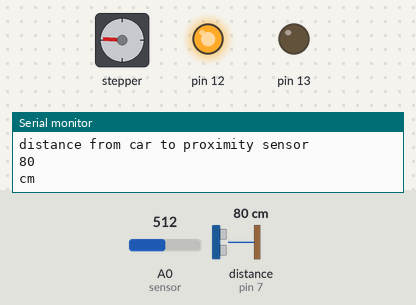
The sketch below on a simulated Arduino Uno, built with avr-gcc and run on an emulated ATmega328P. On the bench: stepper motor, output pins drawn as LEDs (lit = HIGH), the last lines printed to the serial monitor. Wiring (inferred from the names in the program): ultrasonic range finder: trigger pin 7; echo pin 7; stepper motor (2048 steps per turn assumed): coils pin 8, pin 9, pin 10, pin 11. Inputs (shaded band) come from the test bench; at power-on: distance to the obstacle (sensor on pin 7) 80 cm, A0 (sensor) = 512. The echo pulse lasts 58.3 µs per cm; pins used as bus, display or sensor lines are not drawn.

Above: at 6.1 s.
6.2 s: distance to the obstacle (sensor on pin 7) set to 5 cm
7.8 s: distance to the obstacle (sensor on pin 7) set to 3 cm
At 10.5 s:
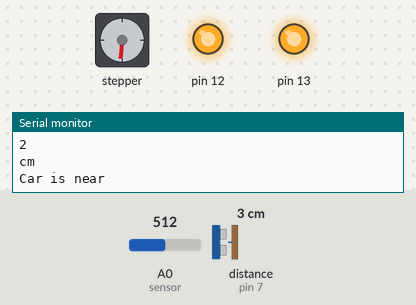
10.8 s: distance to the obstacle (sensor on pin 7) set to 4 cm
At 12.0 s:
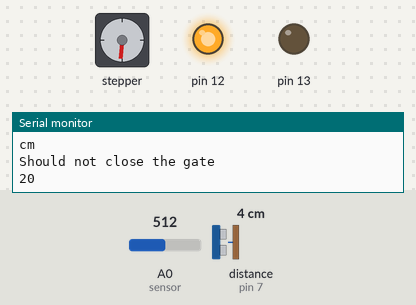
13.7 s: A0 (sensor) set to 370
15.2 s: A0 (sensor) set to 346
At 16.6 s:
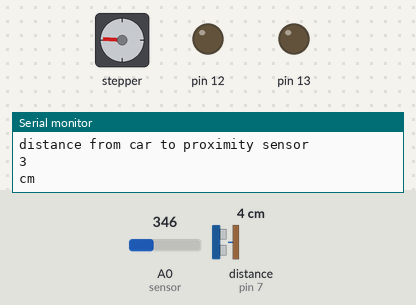
16.9 s: distance to the obstacle (sensor on pin 7) set to 2 cm
At 19.4 s:
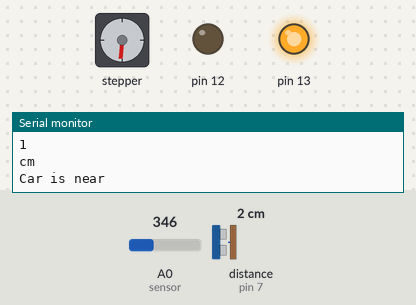
Timing chart, 0 to 20.8 s (numbered marks = the images above; inputs shaded):
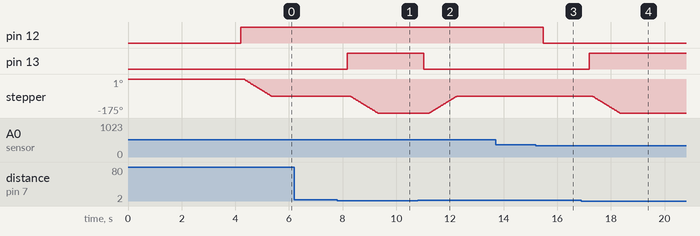

The sketch:

MotorAndSensor.ino
```cpp
/*
   BYJ48 Stepper motor code
   Connect :
   IN1 >> D8
   IN2 >> D9
   IN3 >> D10
   IN4 >> D11
   VCC ... 5V Prefer to use external 5V Source
   Gnd

  */

#define IN1  8
#define IN2  9
#define IN3  10
#define IN4  11
int Steps = 0;
boolean Direction = true;
unsigned long last_time;
unsigned long currentMillis ;
int constStep = 1000;
int closeGateSteps=constStep;
int openGateSteps=constStep;
long time;

//Proximity Sensor
const int proximitySensor = 7;

//Infra sensor
#define sensor A0 // Sharp IR GP2Y0A41SK0F (4-30cm, analog)


//
boolean carIsNear = false;
boolean firstTimeStart = true;
void setup()
{
Serial.begin(115200);
pinMode(IN1, OUTPUT);
pinMode(IN2, OUTPUT);
pinMode(IN3, OUTPUT);
pinMode(IN4, OUTPUT);
pinMode(13, OUTPUT);
pinMode(12, OUTPUT);

}
void loop()
{
  if (firstTimeStart) {
    delay(4000);
    firstTimeStart = false;
  }

  boolean carIsNear = isCarNear();
  if (carIsNear ) {
    //Turn on red light
    Serial.println("Car is near");
    digitalWrite(13,HIGH);
    delay(100);
    //Open the gate
    gateControl(openGateSteps);
    openGateSteps = 0;
    closeGateSteps = constStep;
    Direction=!Direction;
  } else {
    //Turn off the red light
    digitalWrite(13,LOW);
    //Check if car is in the park == close to the infra sensor
    boolean carInThePark = isCarInThePark();
    if (carInThePark) {
      //Turn on the green light
      digitalWrite(12,HIGH);
      //Close the gate
          delay(100);
      gateControl(closeGateSteps);
      closeGateSteps = 0;
      openGateSteps = constStep;
      Direction=!Direction;

    } else {
      //Turn off the green light
      digitalWrite(12,LOW);
    }

  }

}

void stepper(int xw){
  for (int x=0;x<xw;x++){
switch(Steps){
   case 0:
     digitalWrite(IN1, LOW);
     digitalWrite(IN2, LOW);
     digitalWrite(IN3, LOW);
     digitalWrite(IN4, HIGH);
   break;
   case 1:
     digitalWrite(IN1, LOW);
     digitalWrite(IN2, LOW);
     digitalWrite(IN3, HIGH);
     digitalWrite(IN4, HIGH);
   break;
   case 2:
     digitalWrite(IN1, LOW);
     digitalWrite(IN2, LOW);
     digitalWrite(IN3, HIGH);
     digitalWrite(IN4, LOW);
   break;
   case 3:
     digitalWrite(IN1, LOW);
     digitalWrite(IN2, HIGH);
     digitalWrite(IN3, HIGH);
     digitalWrite(IN4, LOW);
   break;
   case 4:
     digitalWrite(IN1, LOW);
     digitalWrite(IN2, HIGH);
     digitalWrite(IN3, LOW);
     digitalWrite(IN4, LOW);
   break;
   case 5:
     digitalWrite(IN1, HIGH);
     digitalWrite(IN2, HIGH);
     digitalWrite(IN3, LOW);
     digitalWrite(IN4, LOW);
   break;
     case 6:
     digitalWrite(IN1, HIGH);
     digitalWrite(IN2, LOW);
     digitalWrite(IN3, LOW);
     digitalWrite(IN4, LOW);
   break;
   case 7:
     digitalWrite(IN1, HIGH);
     digitalWrite(IN2, LOW);
     digitalWrite(IN3, LOW);
     digitalWrite(IN4, HIGH);
   break;
   default:
     digitalWrite(IN1, LOW);
     digitalWrite(IN2, LOW);
     digitalWrite(IN3, LOW);
     digitalWrite(IN4, LOW);
   break;
}
SetDirection();
}
}
void SetDirection(){
if(Direction==1){ Steps++;}
if(Direction==0){ Steps--; }
if(Steps>7){Steps=0;}
if(Steps<0){Steps=7; }
}

long microsecondsToInches(long microseconds) {
  // According to Parallax's datasheet for the PING))), there are 73.746
  // microseconds per inch (i.e. sound travels at 1130 feet per second).
  // This gives the distance travelled by the ping, outbound and return,
  // so we divide by 2 to get the distance of the obstacle.
  // See: http://www.parallax.com/dl/docs/prod/acc/28015-PING-v1.3.pdf
  return microseconds / 74 / 2;
}

long microsecondsToCentimeters(long microseconds) {
  // The speed of sound is 340 m/s or 29 microseconds per centimeter.
  // The ping travels out and back, so to find the distance of the object we
  // take half of the distance travelled.
  return microseconds / 29 / 2;
}


// My functions

boolean isCarNear() {
    //Proximity sensor
  long duration, cm;

  // The PING))) is triggered by a HIGH pulse of 2 or more microseconds.
  // Give a ensorshort LOW pulse beforehand to ensure a clean HIGH pulse:
  pinMode(proximitySensor, OUTPUT);
  digitalWrite(proximitySensor, LOW);
  delayMicroseconds(2);
  digitalWrite(proximitySensor, HIGH);
  delayMicroseconds(5);
  digitalWrite(proximitySensor, LOW);

  // The same pin is used to read the signal from the PING))): a HIGH pulse
  // whose duration is the time (in microseconds) from the sending of the ping
  // to the reception of its echo off of an object.
  pinMode(proximitySensor, INPUT);
  duration = pulseIn(proximitySensor, HIGH);

  // convert the time into a distance
  cm = microsecondsToCentimeters(duration);


  delay(100);
  Serial.println("distance from car to proximity sensor");
    Serial.println(cm);
  Serial.println("cm");
  if (cm < 3 ) {
    return true;
  }

  return false;
}

boolean isCarInThePark() {
  // Infra sensor
 // 5v
  float volts = analogRead(sensor)*0.0048828125;  // value from sensor * (5/1024)
  int distance = 60.374*pow(volts, -1.16); // worked out from datasheet graph
  delay(100); // slow down serial port

  if (distance > 30){
    return false;
    Serial.println("Car is far away from the gate");
    Serial.println(distance);   // print the distance
  } else {
    Serial.println("Should not close the gate");
    Serial.println(distance);   // print the distance
  return true;
  }
}

void gateControl(int steps_left) {
        while (steps_left>0) {
         currentMillis = micros();
      if(currentMillis-last_time>=1000){
        stepper(1);
        time=time+micros()-last_time;
        last_time=micros();
        steps_left--;
      }
     }
}
```

Measured:
- the behaviour switches between 4 and 3 cm on distance to the obstacle (sensor on pin 7) (found by bisection; images 0 and 1)
- the behaviour switches between 364 and 363 on A0 (sensor) (found by bisection; images 2 and 3)
- after the input at 7.8 s, pin 13: LOW → HIGH after 0.38 s; stepper: turns 88° counter-clockwise in 1.0 s, starting after 0.48 s
- after the input at 10.8 s, pin 13: HIGH → LOW after 0.22 s; stepper: turns 88° clockwise in 1.0 s, starting after 0.43 s
- after the input at 15.2 s, pin 12: HIGH → LOW after 0.28 s
- after the input at 16.9 s, pin 13: LOW → HIGH after 0.30 s; stepper: turns 88° counter-clockwise in 1.0 s, starting after 0.40 s
- by itself, stepper: turns 87° counter-clockwise in 1.0 s
